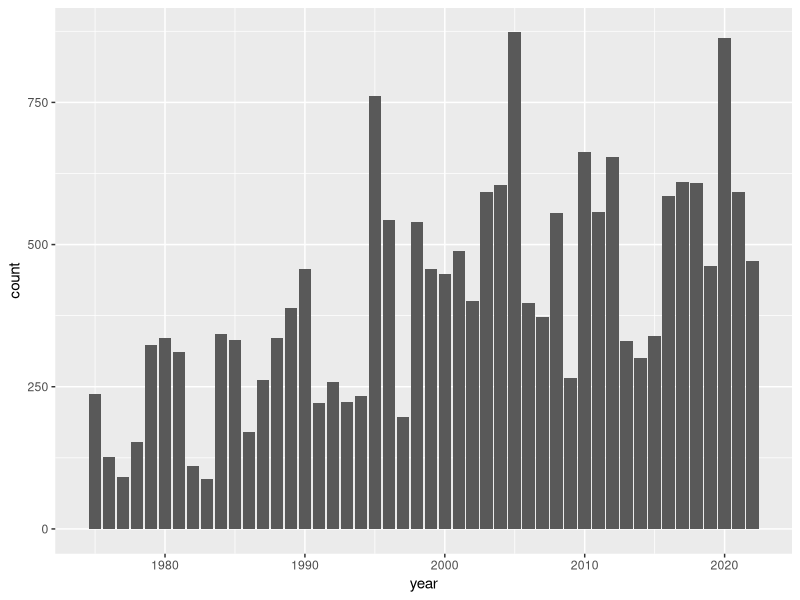
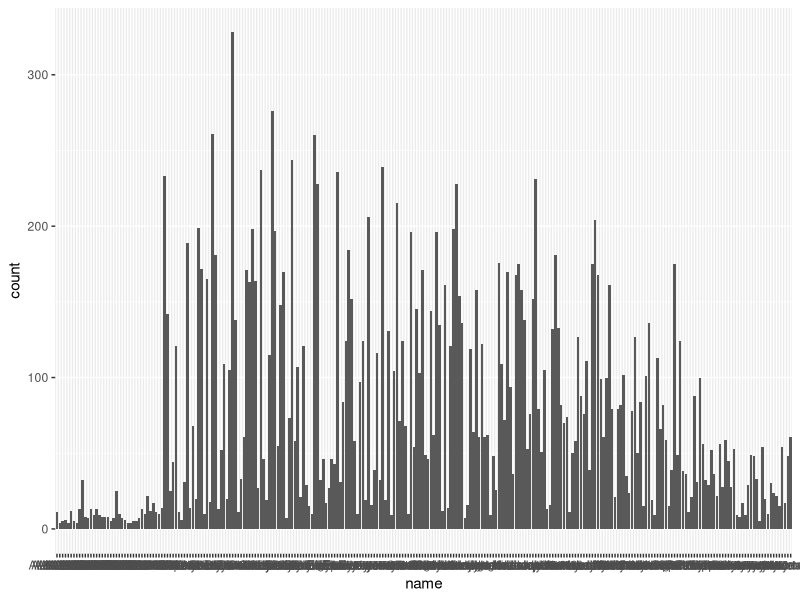
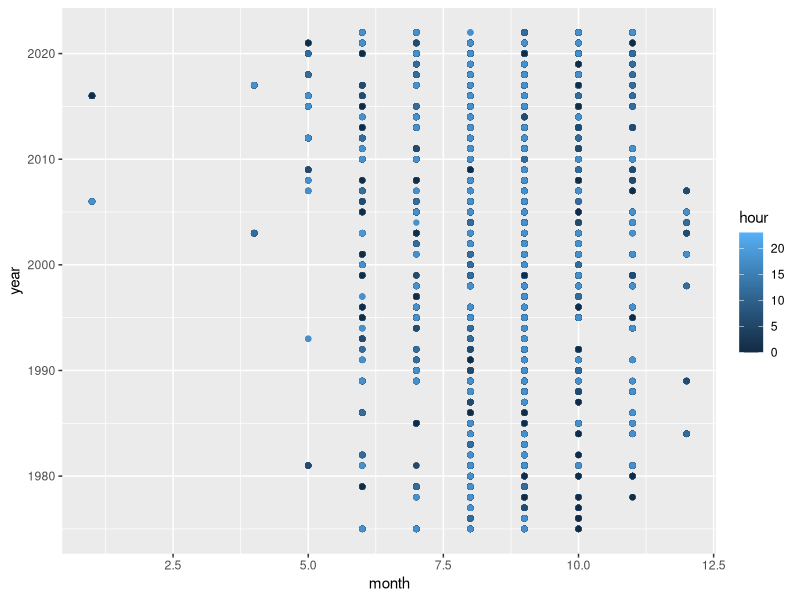
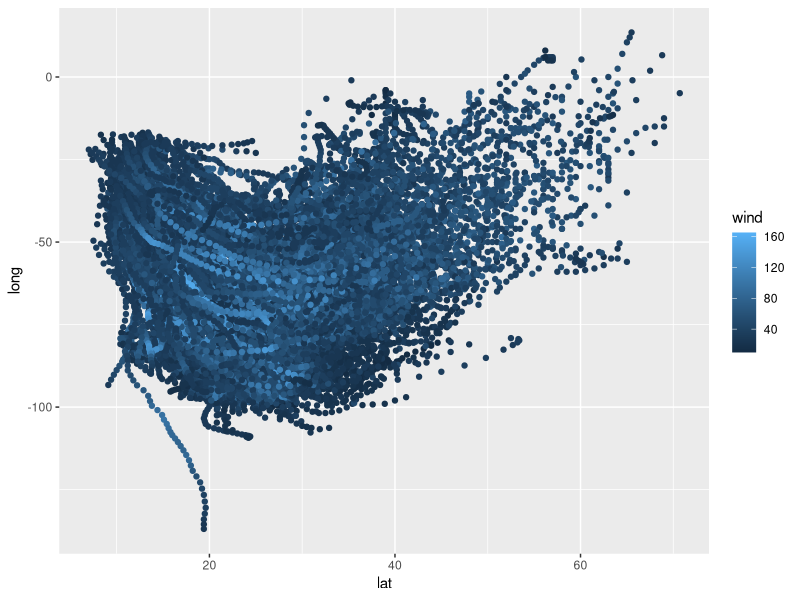
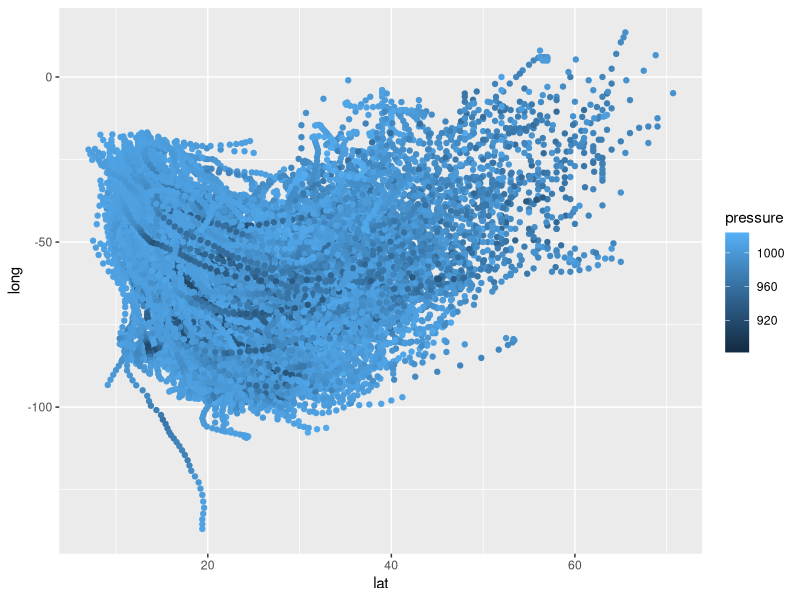
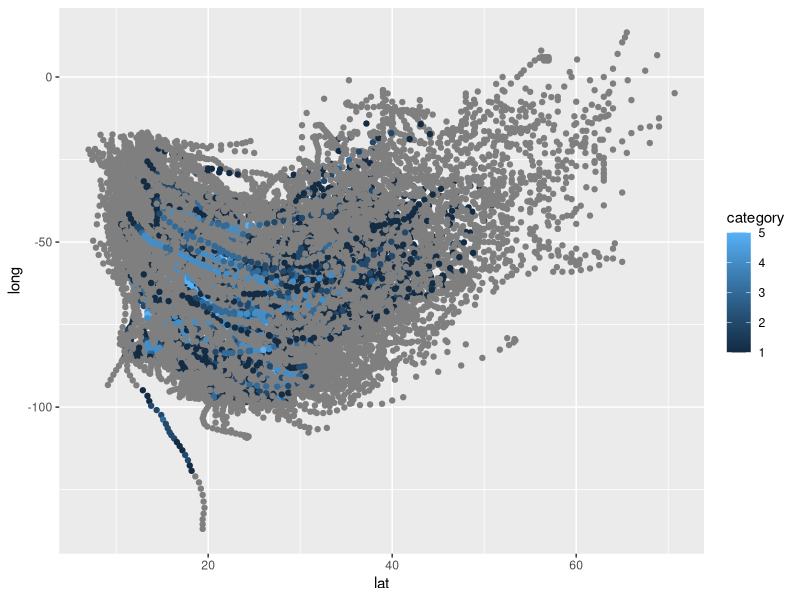
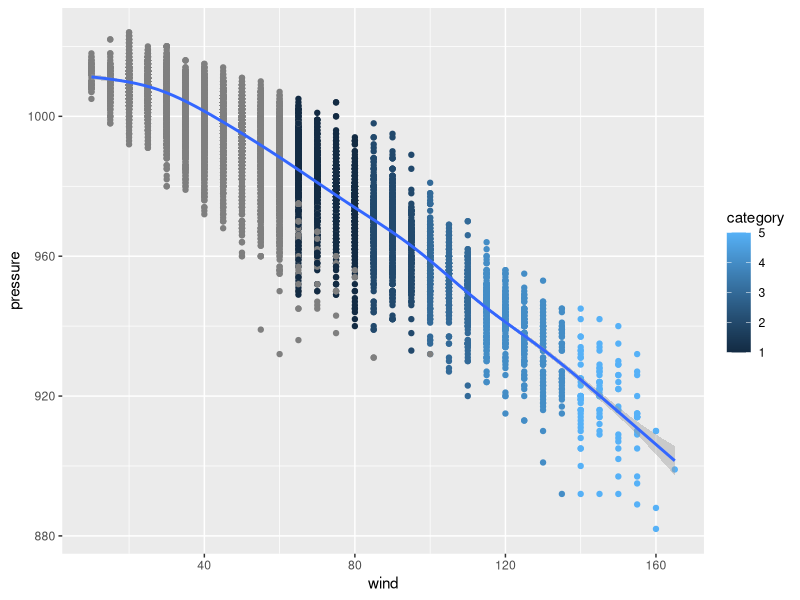

Here is the R script that generated these plots, in order:
library(tidyverse) #loading the lib

storms

# name  |   year    |month  |day    |hour   |lat    
# <chr> |   <dbl>   |<dbl>  |<int>  |<dbl>  |<dbl>  

# |long   |status |category   |wind   |pressure
# |<dbl>  |<chr>  |<ord>      |<int>  |<int>

head = ggplot(data=storms)

# These 2 are examples the idea is that we see the spread of years alongside the names
head + 
geom_bar(mapping=aes(x=year))

head +
geom_bar(mapping=aes(x=name))

head +  
geom_point(mapping=aes(x=month, y=year, color=hour)) 
# This probablly really says something cool if I could see colors

# Graph 1
head +  
geom_point(mapping=aes(x=lat, y=long, color=wind)) 

head +  
geom_point(mapping=aes(x=lat, y=long, color=pressure)) 

head +  
geom_point(mapping=aes(x=lat, y=long, color=category)) 

# graph 2
head +  
geom_point(mapping=aes(x=wind, y=pressure, color=category)) +
geom_smooth(mapping = aes(x = wind, y = pressure)) 
